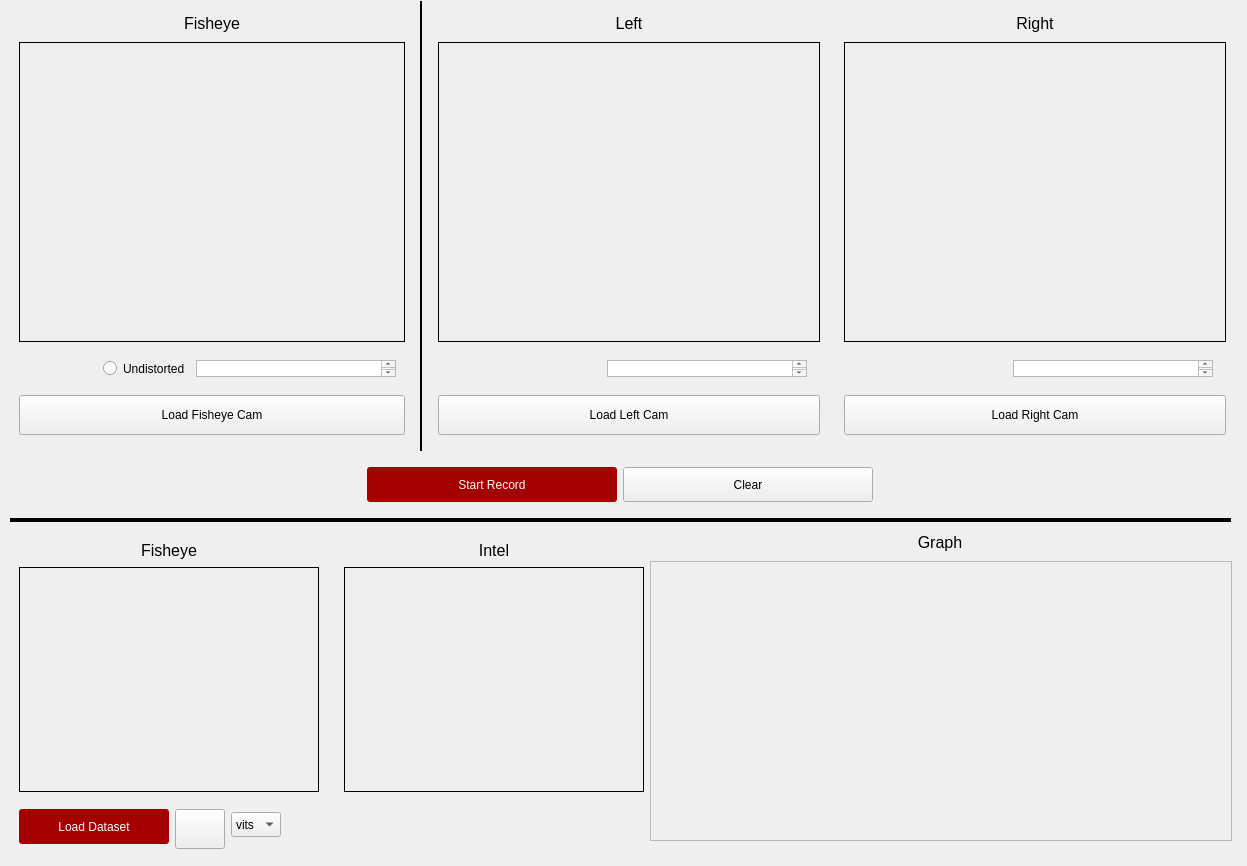
<?xml version="1.0" encoding="UTF-8"?>
<ui version="4.0">
 <class>Form</class>
 <widget class="QWidget" name="Form">
  <property name="geometry">
   <rect>
    <x>0</x>
    <y>0</y>
    <width>1247</width>
    <height>866</height>
   </rect>
  </property>
  <property name="windowTitle">
   <string>Form</string>
  </property>
  <widget class="Line" name="line_2">
   <property name="geometry">
    <rect>
     <x>10</x>
     <y>510</y>
     <width>1221</width>
     <height>21</height>
    </rect>
   </property>
   <property name="frameShadow">
    <enum>QFrame::Plain</enum>
   </property>
   <property name="lineWidth">
    <number>4</number>
   </property>
   <property name="orientation">
    <enum>Qt::Horizontal</enum>
   </property>
  </widget>
  <widget class="QWidget" name="verticalLayoutWidget_3">
   <property name="geometry">
    <rect>
     <x>10</x>
     <y>0</y>
     <width>1225</width>
     <height>510</height>
    </rect>
   </property>
   <layout class="QVBoxLayout" name="verticalLayout_3">
    <item>
     <layout class="QHBoxLayout" name="horizontalLayout">
      <item>
       <widget class="QFrame" name="verticalFrame_3">
        <property name="minimumSize">
         <size>
          <width>400</width>
          <height>450</height>
         </size>
        </property>
        <property name="maximumSize">
         <size>
          <width>16777215</width>
          <height>450</height>
         </size>
        </property>
        <layout class="QVBoxLayout" name="verticalLayout_8">
         <item>
          <widget class="QLabel" name="fisheyeLabel">
           <property name="minimumSize">
            <size>
             <width>100</width>
             <height>20</height>
            </size>
           </property>
           <property name="maximumSize">
            <size>
             <width>400</width>
             <height>20</height>
            </size>
           </property>
           <property name="font">
            <font>
             <pointsize>12</pointsize>
            </font>
           </property>
           <property name="text">
            <string>Fisheye</string>
           </property>
           <property name="alignment">
            <set>Qt::AlignCenter</set>
           </property>
          </widget>
         </item>
         <item>
          <widget class="QLabel" name="entaniyaFrame">
           <property name="minimumSize">
            <size>
             <width>160</width>
             <height>120</height>
            </size>
           </property>
           <property name="maximumSize">
            <size>
             <width>400</width>
             <height>300</height>
            </size>
           </property>
           <property name="layoutDirection">
            <enum>Qt::LeftToRight</enum>
           </property>
           <property name="frameShape">
            <enum>QFrame::Box</enum>
           </property>
           <property name="text">
            <string/>
           </property>
           <property name="alignment">
            <set>Qt::AlignCenter</set>
           </property>
          </widget>
         </item>
         <item>
          <widget class="QFrame" name="horizontalFrame">
           <property name="maximumSize">
            <size>
             <width>400</width>
             <height>35</height>
            </size>
           </property>
           <layout class="QHBoxLayout" name="horizontalLayout_5">
            <item>
             <widget class="QLabel" name="fpsLabel1">
              <property name="maximumSize">
               <size>
                <width>150</width>
                <height>20</height>
               </size>
              </property>
              <property name="text">
               <string/>
              </property>
             </widget>
            </item>
            <item>
             <widget class="QRadioButton" name="radioButton">
              <property name="text">
               <string>Undistorted</string>
              </property>
             </widget>
            </item>
            <item>
             <widget class="QTextBrowser" name="textBrowser">
              <property name="maximumSize">
               <size>
                <width>200</width>
                <height>20</height>
               </size>
              </property>
              <property name="html">
               <string>&lt;!DOCTYPE HTML PUBLIC &quot;-//W3C//DTD HTML 4.0//EN&quot; &quot;http://www.w3.org/TR/REC-html40/strict.dtd&quot;&gt;
&lt;html&gt;&lt;head&gt;&lt;meta name=&quot;qrichtext&quot; content=&quot;1&quot; /&gt;&lt;style type=&quot;text/css&quot;&gt;
p, li { white-space: pre-wrap; }
&lt;/style&gt;&lt;/head&gt;&lt;body style=&quot; font-family:'Ubuntu'; font-size:11pt; font-weight:400; font-style:normal;&quot;&gt;
&lt;p style=&quot;-qt-paragraph-type:empty; margin-top:0px; margin-bottom:0px; margin-left:0px; margin-right:0px; -qt-block-indent:0; text-indent:0px;&quot;&gt;&lt;br /&gt;&lt;/p&gt;&lt;/body&gt;&lt;/html&gt;</string>
              </property>
             </widget>
            </item>
           </layout>
          </widget>
         </item>
         <item>
          <widget class="QPushButton" name="loadFisheye">
           <property name="minimumSize">
            <size>
             <width>100</width>
             <height>25</height>
            </size>
           </property>
           <property name="maximumSize">
            <size>
             <width>400</width>
             <height>40</height>
            </size>
           </property>
           <property name="autoFillBackground">
            <bool>false</bool>
           </property>
           <property name="text">
            <string>Load Fisheye Cam</string>
           </property>
           <property name="iconSize">
            <size>
             <width>20</width>
             <height>20</height>
            </size>
           </property>
          </widget>
         </item>
        </layout>
       </widget>
      </item>
      <item>
       <widget class="Line" name="line">
        <property name="maximumSize">
         <size>
          <width>16777215</width>
          <height>450</height>
         </size>
        </property>
        <property name="frameShadow">
         <enum>QFrame::Plain</enum>
        </property>
        <property name="lineWidth">
         <number>2</number>
        </property>
        <property name="orientation">
         <enum>Qt::Vertical</enum>
        </property>
       </widget>
      </item>
      <item>
       <widget class="QFrame" name="verticalFrame_4">
        <property name="sizePolicy">
         <sizepolicy hsizetype="Preferred" vsizetype="Preferred">
          <horstretch>0</horstretch>
          <verstretch>0</verstretch>
         </sizepolicy>
        </property>
        <property name="minimumSize">
         <size>
          <width>400</width>
          <height>450</height>
         </size>
        </property>
        <property name="maximumSize">
         <size>
          <width>400</width>
          <height>450</height>
         </size>
        </property>
        <layout class="QVBoxLayout" name="verticalLayout_10">
         <item>
          <widget class="QLabel" name="leftLabel">
           <property name="minimumSize">
            <size>
             <width>100</width>
             <height>20</height>
            </size>
           </property>
           <property name="maximumSize">
            <size>
             <width>400</width>
             <height>20</height>
            </size>
           </property>
           <property name="font">
            <font>
             <pointsize>12</pointsize>
            </font>
           </property>
           <property name="text">
            <string>Left</string>
           </property>
           <property name="alignment">
            <set>Qt::AlignCenter</set>
           </property>
          </widget>
         </item>
         <item>
          <widget class="QLabel" name="intelLeftFrame">
           <property name="minimumSize">
            <size>
             <width>160</width>
             <height>120</height>
            </size>
           </property>
           <property name="maximumSize">
            <size>
             <width>400</width>
             <height>300</height>
            </size>
           </property>
           <property name="layoutDirection">
            <enum>Qt::LeftToRight</enum>
           </property>
           <property name="frameShape">
            <enum>QFrame::Box</enum>
           </property>
           <property name="text">
            <string/>
           </property>
           <property name="alignment">
            <set>Qt::AlignCenter</set>
           </property>
          </widget>
         </item>
         <item>
          <widget class="QFrame" name="horizontalFrame_3">
           <property name="maximumSize">
            <size>
             <width>400</width>
             <height>35</height>
            </size>
           </property>
           <layout class="QHBoxLayout" name="horizontalLayout_7">
            <item>
             <widget class="QLabel" name="fpsLabel2">
              <property name="maximumSize">
               <size>
                <width>150</width>
                <height>20</height>
               </size>
              </property>
              <property name="text">
               <string/>
              </property>
             </widget>
            </item>
            <item>
             <widget class="QTextBrowser" name="textBrowser2">
              <property name="maximumSize">
               <size>
                <width>200</width>
                <height>20</height>
               </size>
              </property>
              <property name="html">
               <string>&lt;!DOCTYPE HTML PUBLIC &quot;-//W3C//DTD HTML 4.0//EN&quot; &quot;http://www.w3.org/TR/REC-html40/strict.dtd&quot;&gt;
&lt;html&gt;&lt;head&gt;&lt;meta name=&quot;qrichtext&quot; content=&quot;1&quot; /&gt;&lt;style type=&quot;text/css&quot;&gt;
p, li { white-space: pre-wrap; }
&lt;/style&gt;&lt;/head&gt;&lt;body style=&quot; font-family:'Ubuntu'; font-size:11pt; font-weight:400; font-style:normal;&quot;&gt;
&lt;p style=&quot;-qt-paragraph-type:empty; margin-top:0px; margin-bottom:0px; margin-left:0px; margin-right:0px; -qt-block-indent:0; text-indent:0px;&quot;&gt;&lt;br /&gt;&lt;/p&gt;&lt;/body&gt;&lt;/html&gt;</string>
              </property>
             </widget>
            </item>
           </layout>
          </widget>
         </item>
         <item>
          <widget class="QPushButton" name="loadLeft">
           <property name="minimumSize">
            <size>
             <width>100</width>
             <height>25</height>
            </size>
           </property>
           <property name="maximumSize">
            <size>
             <width>400</width>
             <height>40</height>
            </size>
           </property>
           <property name="autoFillBackground">
            <bool>false</bool>
           </property>
           <property name="text">
            <string>Load Left Cam</string>
           </property>
           <property name="iconSize">
            <size>
             <width>20</width>
             <height>20</height>
            </size>
           </property>
          </widget>
         </item>
        </layout>
       </widget>
      </item>
      <item>
       <widget class="QFrame" name="verticalFrame_5">
        <property name="minimumSize">
         <size>
          <width>400</width>
          <height>450</height>
         </size>
        </property>
        <property name="maximumSize">
         <size>
          <width>400</width>
          <height>450</height>
         </size>
        </property>
        <layout class="QVBoxLayout" name="verticalLayout_11">
         <item>
          <widget class="QLabel" name="rigthLabel">
           <property name="minimumSize">
            <size>
             <width>100</width>
             <height>20</height>
            </size>
           </property>
           <property name="maximumSize">
            <size>
             <width>400</width>
             <height>20</height>
            </size>
           </property>
           <property name="font">
            <font>
             <pointsize>12</pointsize>
            </font>
           </property>
           <property name="text">
            <string>Right</string>
           </property>
           <property name="alignment">
            <set>Qt::AlignCenter</set>
           </property>
          </widget>
         </item>
         <item>
          <widget class="QLabel" name="intelRightFrame">
           <property name="minimumSize">
            <size>
             <width>160</width>
             <height>120</height>
            </size>
           </property>
           <property name="maximumSize">
            <size>
             <width>400</width>
             <height>300</height>
            </size>
           </property>
           <property name="layoutDirection">
            <enum>Qt::LeftToRight</enum>
           </property>
           <property name="frameShape">
            <enum>QFrame::Box</enum>
           </property>
           <property name="text">
            <string/>
           </property>
           <property name="alignment">
            <set>Qt::AlignCenter</set>
           </property>
          </widget>
         </item>
         <item>
          <widget class="QFrame" name="horizontalFrame_4">
           <property name="maximumSize">
            <size>
             <width>400</width>
             <height>35</height>
            </size>
           </property>
           <layout class="QHBoxLayout" name="horizontalLayout_8">
            <item>
             <widget class="QLabel" name="fpsLabel3">
              <property name="maximumSize">
               <size>
                <width>150</width>
                <height>20</height>
               </size>
              </property>
              <property name="text">
               <string/>
              </property>
             </widget>
            </item>
            <item>
             <widget class="QTextBrowser" name="textBrowser3">
              <property name="maximumSize">
               <size>
                <width>200</width>
                <height>20</height>
               </size>
              </property>
              <property name="html">
               <string>&lt;!DOCTYPE HTML PUBLIC &quot;-//W3C//DTD HTML 4.0//EN&quot; &quot;http://www.w3.org/TR/REC-html40/strict.dtd&quot;&gt;
&lt;html&gt;&lt;head&gt;&lt;meta name=&quot;qrichtext&quot; content=&quot;1&quot; /&gt;&lt;style type=&quot;text/css&quot;&gt;
p, li { white-space: pre-wrap; }
&lt;/style&gt;&lt;/head&gt;&lt;body style=&quot; font-family:'Ubuntu'; font-size:11pt; font-weight:400; font-style:normal;&quot;&gt;
&lt;p style=&quot;-qt-paragraph-type:empty; margin-top:0px; margin-bottom:0px; margin-left:0px; margin-right:0px; -qt-block-indent:0; text-indent:0px;&quot;&gt;&lt;br /&gt;&lt;/p&gt;&lt;/body&gt;&lt;/html&gt;</string>
              </property>
             </widget>
            </item>
           </layout>
          </widget>
         </item>
         <item>
          <widget class="QPushButton" name="loadRight">
           <property name="minimumSize">
            <size>
             <width>100</width>
             <height>25</height>
            </size>
           </property>
           <property name="maximumSize">
            <size>
             <width>400</width>
             <height>40</height>
            </size>
           </property>
           <property name="autoFillBackground">
            <bool>false</bool>
           </property>
           <property name="text">
            <string>Load Right Cam</string>
           </property>
           <property name="iconSize">
            <size>
             <width>20</width>
             <height>20</height>
            </size>
           </property>
          </widget>
         </item>
        </layout>
       </widget>
      </item>
     </layout>
    </item>
    <item>
     <widget class="QFrame" name="horizontalFrame_2">
      <property name="minimumSize">
       <size>
        <width>1220</width>
        <height>50</height>
       </size>
      </property>
      <property name="maximumSize">
       <size>
        <width>1220</width>
        <height>50</height>
       </size>
      </property>
      <layout class="QHBoxLayout" name="horizontalLayout_2">
       <item>
        <spacer name="horizontalSpacer">
         <property name="orientation">
          <enum>Qt::Horizontal</enum>
         </property>
         <property name="sizeHint" stdset="0">
          <size>
           <width>40</width>
           <height>20</height>
          </size>
         </property>
        </spacer>
       </item>
       <item>
        <widget class="QPushButton" name="recordMonitorButton">
         <property name="minimumSize">
          <size>
           <width>250</width>
           <height>35</height>
          </size>
         </property>
         <property name="maximumSize">
          <size>
           <width>250</width>
           <height>40</height>
          </size>
         </property>
         <property name="layoutDirection">
          <enum>Qt::LeftToRight</enum>
         </property>
         <property name="autoFillBackground">
          <bool>false</bool>
         </property>
         <property name="styleSheet">
          <string notr="true">QPushButton {
	border-radius: 3px;
	background: rgb(164, 0, 0);
	color: rgb(255, 255, 255);
}

QPushButton:hover{
	background: rgb(204, 0, 0);
}

QPushButton:pressed{
	background: rgb(239, 41, 41);
}</string>
         </property>
         <property name="text">
          <string>Start Record</string>
         </property>
         <property name="iconSize">
          <size>
           <width>25</width>
           <height>25</height>
          </size>
         </property>
         <property name="checkable">
          <bool>true</bool>
         </property>
        </widget>
       </item>
       <item>
        <widget class="QPushButton" name="clearMonitorButton">
         <property name="minimumSize">
          <size>
           <width>250</width>
           <height>35</height>
          </size>
         </property>
         <property name="maximumSize">
          <size>
           <width>400</width>
           <height>40</height>
          </size>
         </property>
         <property name="autoFillBackground">
          <bool>false</bool>
         </property>
         <property name="text">
          <string>Clear</string>
         </property>
         <property name="iconSize">
          <size>
           <width>20</width>
           <height>20</height>
          </size>
         </property>
        </widget>
       </item>
       <item>
        <spacer name="horizontalSpacer_2">
         <property name="orientation">
          <enum>Qt::Horizontal</enum>
         </property>
         <property name="sizeHint" stdset="0">
          <size>
           <width>40</width>
           <height>20</height>
          </size>
         </property>
        </spacer>
       </item>
      </layout>
     </widget>
    </item>
   </layout>
  </widget>
  <widget class="QWidget" name="horizontalLayoutWidget_2">
   <property name="geometry">
    <rect>
     <x>10</x>
     <y>530</y>
     <width>644</width>
     <height>271</height>
    </rect>
   </property>
   <layout class="QHBoxLayout" name="horizontalLayout_3">
    <item>
     <widget class="QFrame" name="verticalFrame">
      <layout class="QVBoxLayout" name="verticalLayout">
       <item>
        <widget class="QLabel" name="depthLabel0">
         <property name="minimumSize">
          <size>
           <width>100</width>
           <height>20</height>
          </size>
         </property>
         <property name="maximumSize">
          <size>
           <width>300</width>
           <height>25</height>
          </size>
         </property>
         <property name="font">
          <font>
           <pointsize>12</pointsize>
          </font>
         </property>
         <property name="text">
          <string>Fisheye</string>
         </property>
         <property name="alignment">
          <set>Qt::AlignCenter</set>
         </property>
        </widget>
       </item>
       <item>
        <widget class="QLabel" name="depthFrame0">
         <property name="minimumSize">
          <size>
           <width>300</width>
           <height>225</height>
          </size>
         </property>
         <property name="maximumSize">
          <size>
           <width>300</width>
           <height>225</height>
          </size>
         </property>
         <property name="layoutDirection">
          <enum>Qt::LeftToRight</enum>
         </property>
         <property name="frameShape">
          <enum>QFrame::Box</enum>
         </property>
         <property name="text">
          <string/>
         </property>
         <property name="alignment">
          <set>Qt::AlignCenter</set>
         </property>
        </widget>
       </item>
      </layout>
     </widget>
    </item>
    <item>
     <widget class="QFrame" name="verticalFrame_2">
      <layout class="QVBoxLayout" name="verticalLayout_2">
       <item>
        <widget class="QLabel" name="depthLabel1">
         <property name="minimumSize">
          <size>
           <width>100</width>
           <height>20</height>
          </size>
         </property>
         <property name="maximumSize">
          <size>
           <width>300</width>
           <height>25</height>
          </size>
         </property>
         <property name="font">
          <font>
           <pointsize>12</pointsize>
          </font>
         </property>
         <property name="text">
          <string>Intel</string>
         </property>
         <property name="alignment">
          <set>Qt::AlignCenter</set>
         </property>
        </widget>
       </item>
       <item>
        <widget class="QLabel" name="depthFrame1">
         <property name="minimumSize">
          <size>
           <width>300</width>
           <height>225</height>
          </size>
         </property>
         <property name="maximumSize">
          <size>
           <width>300</width>
           <height>225</height>
          </size>
         </property>
         <property name="layoutDirection">
          <enum>Qt::LeftToRight</enum>
         </property>
         <property name="frameShape">
          <enum>QFrame::Box</enum>
         </property>
         <property name="text">
          <string/>
         </property>
         <property name="alignment">
          <set>Qt::AlignCenter</set>
         </property>
        </widget>
       </item>
      </layout>
     </widget>
    </item>
   </layout>
  </widget>
  <widget class="QFrame" name="horizontalFrame_3">
   <property name="geometry">
    <rect>
     <x>10</x>
     <y>800</y>
     <width>631</width>
     <height>50</height>
    </rect>
   </property>
   <property name="minimumSize">
    <size>
     <width>0</width>
     <height>50</height>
    </size>
   </property>
   <property name="maximumSize">
    <size>
     <width>16777215</width>
     <height>40</height>
    </size>
   </property>
   <layout class="QHBoxLayout" name="horizontalLayout_4">
    <item>
     <widget class="QPushButton" name="loadDataset">
      <property name="minimumSize">
       <size>
        <width>150</width>
        <height>35</height>
       </size>
      </property>
      <property name="maximumSize">
       <size>
        <width>150</width>
        <height>40</height>
       </size>
      </property>
      <property name="layoutDirection">
       <enum>Qt::LeftToRight</enum>
      </property>
      <property name="autoFillBackground">
       <bool>false</bool>
      </property>
      <property name="styleSheet">
       <string notr="true">QPushButton {
	border-radius: 3px;
	background: rgb(164, 0, 0);
	color: rgb(255, 255, 255);
}

QPushButton:hover{
	background: rgb(204, 0, 0);
}

QPushButton:pressed{
	background: rgb(239, 41, 41);
}</string>
      </property>
      <property name="text">
       <string>Load Dataset</string>
      </property>
      <property name="iconSize">
       <size>
        <width>25</width>
        <height>25</height>
       </size>
      </property>
      <property name="checkable">
       <bool>true</bool>
      </property>
     </widget>
    </item>
    <item>
     <widget class="QPushButton" name="playAndPause">
      <property name="minimumSize">
       <size>
        <width>50</width>
        <height>40</height>
       </size>
      </property>
      <property name="maximumSize">
       <size>
        <width>50</width>
        <height>40</height>
       </size>
      </property>
      <property name="autoFillBackground">
       <bool>false</bool>
      </property>
      <property name="text">
       <string/>
      </property>
      <property name="iconSize">
       <size>
        <width>20</width>
        <height>20</height>
       </size>
      </property>
     </widget>
    </item>
    <item>
     <widget class="QComboBox" name="encoderBox">
      <property name="minimumSize">
       <size>
        <width>50</width>
        <height>20</height>
       </size>
      </property>
      <property name="maximumSize">
       <size>
        <width>100</width>
        <height>25</height>
       </size>
      </property>
      <item>
       <property name="text">
        <string>vits</string>
       </property>
      </item>
      <item>
       <property name="text">
        <string>vitb</string>
       </property>
      </item>
      <item>
       <property name="text">
        <string>vitl</string>
       </property>
      </item>
     </widget>
    </item>
    <item>
     <spacer name="horizontalSpacer_3">
      <property name="orientation">
       <enum>Qt::Horizontal</enum>
      </property>
      <property name="sizeHint" stdset="0">
       <size>
        <width>40</width>
        <height>20</height>
       </size>
      </property>
     </spacer>
    </item>
   </layout>
  </widget>
  <widget class="QWidget" name="verticalLayoutWidget">
   <property name="geometry">
    <rect>
     <x>650</x>
     <y>530</y>
     <width>582</width>
     <height>311</height>
    </rect>
   </property>
   <layout class="QVBoxLayout" name="verticalLayout_4">
    <item>
     <widget class="QLabel" name="graphLabel">
      <property name="minimumSize">
       <size>
        <width>580</width>
        <height>20</height>
       </size>
      </property>
      <property name="maximumSize">
       <size>
        <width>580</width>
        <height>25</height>
       </size>
      </property>
      <property name="font">
       <font>
        <pointsize>12</pointsize>
       </font>
      </property>
      <property name="text">
       <string>Graph</string>
      </property>
      <property name="alignment">
       <set>Qt::AlignCenter</set>
      </property>
     </widget>
    </item>
    <item>
     <widget class="QFrame" name="graphFrame">
      <property name="frameShape">
       <enum>QFrame::StyledPanel</enum>
      </property>
      <property name="frameShadow">
       <enum>QFrame::Raised</enum>
      </property>
     </widget>
    </item>
   </layout>
  </widget>
 </widget>
 <resources/>
 <connections/>
</ui>
